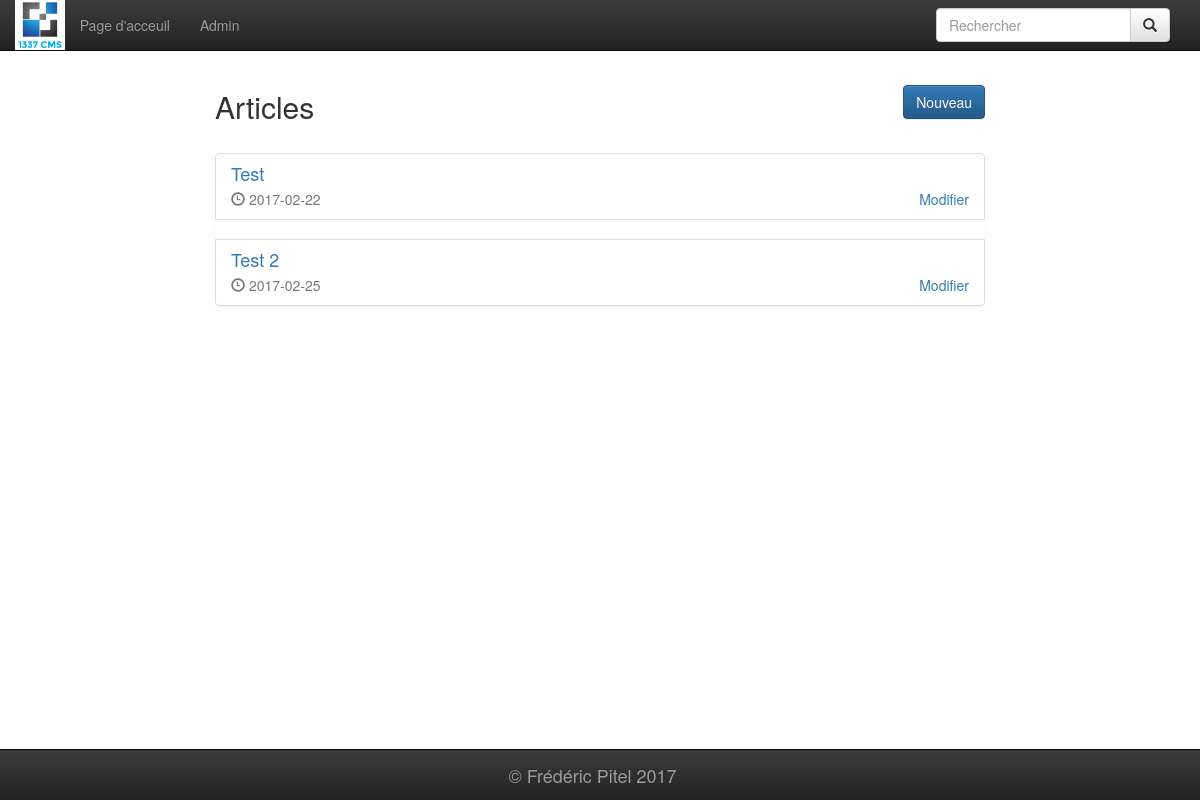
The page /admin on the database its author committed.
### tables this page shows
CREATE TABLE article (
  id integer primary key,
  titre varchar(100),
  identifiant varchar(50),
  auteur varchar(100),
  date_publication text,
  paragraphe varchar(500)
);

### index.py (the view)
@app.route('/admin')
def admin():
    articles = get_db().get_all_articles()
    return render_template('admin.html',
                           articles=articles)

### database.py (called while the page is built)
    def get_connection(self):
        if self.connection is None:
            self.connection = sqlite3.connect(PATH_TO_DB)
        return self.connection

    def disconnect(self):
        if self.connection is not None:
            self.connection.close()

    def get_all_articles(self):
        cursor = self.get_connection().cursor()
        cursor.execute("SELECT * FROM article;")
        return [Article(row) for row in cursor.fetchall()]

### index.py (called while the page is built)
def get_db():
    db = getattr(g, '_database', None)
    if db is None:
        g._database = Database()
    return g._database

@app.teardown_appcontext
def close_connection(exception):
    db = getattr(g, '_database', None)
    if db is not None:
        db.disconnect()

### templates/admin.html
{% extends "wrapper.html" %}
{% block content %}
    <div class="row vertical-center">
        <h2 class="col-md-6">Articles</h2>
        <div class="col-md-6 text-right">
            <a href="/admin_nouveau" type="submit" class="btn btn-primary">Nouveau</a>
        </div>
    </div><br/>
    {% if not articles %}
        <h3>Aucun article.</h3>
    {% else %}
        <ul class="list-group">
            {% for article in articles %}
                <li class="list-group-item">
                    <h4 class="list-group-item-heading"><a href="/article/{{ article.identifiant }}" class="list-group-item-heading">{{ article.titre }}</a></h4>
                    <div class="row text-muted">
                        <div class="col-md-6"><span class="glyphicon glyphicon-time"></span> {{ article.date }}</div>
                        <a href="/modifier/{{ article.identifiant }}" class="col-md-6 text-right">Modifier</a>
                    </div>
                </li>
                {% if not loop.last %}
                    <br/>
                {% endif %}
            {% endfor %}
        </ul>
    {% endif %}
{% endblock %}

### static/css/tp1.css (style rules this page uses)
.vertical-center { display: flex; align-items: center; }

### rows shown on the page
article: titre "Test", date "2017-02-22"
article: titre "Test 2", date "2017-02-25"
